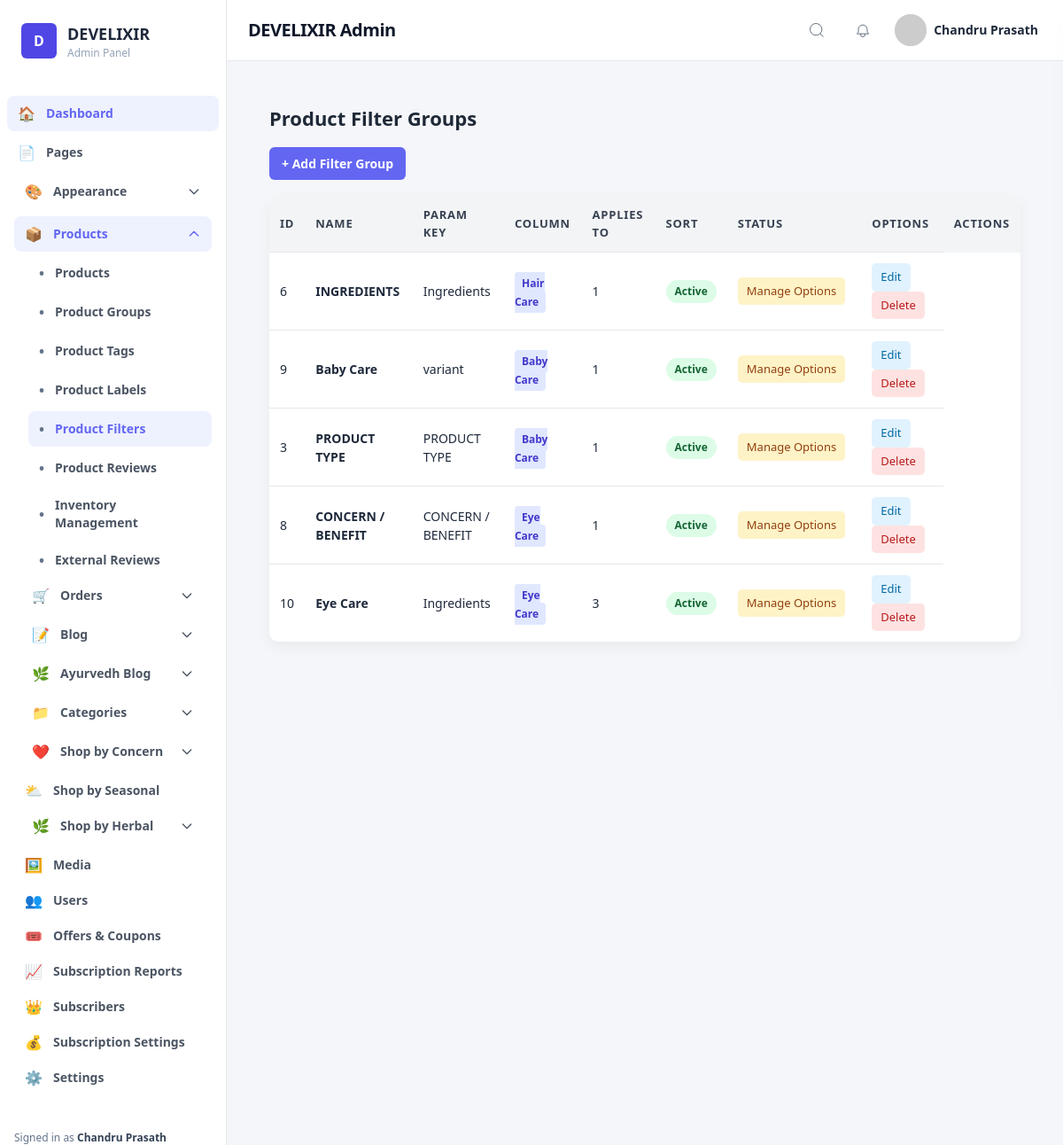
The page /admin/filter_groups.php (signed in) on the database its author committed.
### tables this page shows
CREATE TABLE `filter_groups` (
  `id` int(11) NOT NULL,
  `category_id` int(11) DEFAULT NULL,
  `name` varchar(100) NOT NULL,
  `param_key` varchar(50) NOT NULL,
  `column_name` varchar(50) NOT NULL,
  `sort_order` int(11) DEFAULT 0,
  `is_active` tinyint(1) DEFAULT 1
);

CREATE TABLE `categories` (
  `id` int(10) UNSIGNED NOT NULL,
  `name` varchar(255) NOT NULL,
  `slug` varchar(255) NOT NULL,
  `created_at` timestamp NULL DEFAULT current_timestamp(),
  `title` varchar(255) DEFAULT NULL,
  `parent_id` int(10) UNSIGNED DEFAULT NULL,
  `description` text DEFAULT NULL,
  `image` varchar(255) DEFAULT NULL,
  `meta_title` varchar(255) DEFAULT NULL,
  `meta_description` text DEFAULT NULL,
  `faqs` text DEFAULT NULL,
  `media_gallery` text DEFAULT NULL
);

### admin/filter_groups.php (the view, shortened to what this page needs)
<?php
require_once '../includes/db.php';
include __DIR__ . '/layout/header.php';
$stmt = $pdo->query("
    SELECT fg.*, c.name as category_name
    FROM filter_groups fg
    LEFT JOIN categories c ON fg.category_id = c.id
    ORDER BY fg.category_id ASC, fg.sort_order ASC, fg.name ASC
");
$groups = $stmt->fetchAll(PDO::FETCH_ASSOC);
?>
<div class="max-w-5xl mx-auto p-6">
  <h1 class="admin-title">Product Filter Groups</h1>
  <a href="filter_group_add.php" class="btn-add">+ Add Filter Group</a>
  <table class="admin-table">
    <tr>
      <th>ID</th>
      <th>Name</th>
      <th>Param Key</th>
      <th>Column</th>
      <th>Applies To</th>
      <th>Sort</th>
      <th>Status</th>
      <th>Options</th>
      <th>Actions</th>
    </tr>
    <?php if (!empty($groups)): ?>
      <?php foreach ($groups as $g): ?>
        <tr>
          <td><?php echo (int)$g['id']; ?></td>
          <td><strong><?php echo htmlspecialchars($g['name']); ?></strong></td>
          <td><?php echo htmlspecialchars($g['param_key']); ?></td>
          <td>
              <?php if (!empty($g['category_name'])): ?>
                  <span class="px-2 py-1 bg-indigo-100 text-indigo-700 rounded text-xs font-semibold"><?= htmlspecialchars($g['category_name']) ?></span>
              <?php else: ?>
                  <span class="px-2 py-1 bg-gray-100 text-gray-600 rounded text-xs">Common</span>
              <?php endif; ?>
          </td>
          <td><?php echo (int)$g['sort_order']; ?></td>
          <td>
            <?php if (!empty($g['is_active'])): ?>
              <span class="badge-active">Active</span>
            <?php else: ?>
              <span class="badge-inactive">Inactive</span>
            <?php endif; ?>
          </td>
          <td>
            <a
              class="action-btn btn-manage"
              href="filter_options.php?group_id=<?php echo (int)$g['id']; ?>"
            >
              Manage Options
            </a>
          </td>
          <td>
            <a
              class="action-btn btn-edit"
              href="filter_group_edit.php?id=<?php echo (int)$g['id']; ?>"
            >
              Edit
            </a>
            <form
              action="filter_group_delete.php"
              method="post"
              style="display:inline"
              onsubmit="return confirm('Delete this filter group and all its options?');"
            >
              <button type="submit" class="action-btn btn-delete">
                Delete
              </button>
            </form>
          </td>
        </tr>
      <?php endforeach; ?>
    <?php endif; ?>
  </table>
</div>

### rows shown on the page
filter_groups: id "6", name "INGREDIENTS", param_key "Ingredients", category.name "Hair Care", sort_order "1", is_active "Active"
filter_groups: id "9", name "Baby Care", param_key "variant", category.name "Baby Care", sort_order "1", is_active "Active"
filter_groups: id "3", name "PRODUCT TYPE", param_key "PRODUCT TYPE", category.name "Baby Care", sort_order "1", is_active "Active"
filter_groups: id "8", name "CONCERN / BENEFIT", param_key "CONCERN / BENEFIT", category.name "Eye Care", sort_order "1", is_active "Active"
filter_groups: id "10", name "Eye Care", param_key "Ingredients", category.name "Eye Care", sort_order "3", is_active "Active"

### other values the page prints
$icons['Dashboard'] "🏠"
$icons['Appearance'] "🎨"
$icons['Products'] "📦"
$icons['Orders'] "🛒"
$icons['Blog'] "📝"
$icons['Ayurvedh Blog'] "🌿"
$icons['Categories'] "📁"
$icons[$item['label']] "👥"
$item['label'] "Users"
$icons[$item['label']] "🎟️"
$item['label'] "Offers & Coupons"
$icons[$item['label']] "📈"
$item['label'] "Subscription Reports"
$icons[$item['label']] "👑"
$item['label'] "Subscribers"
